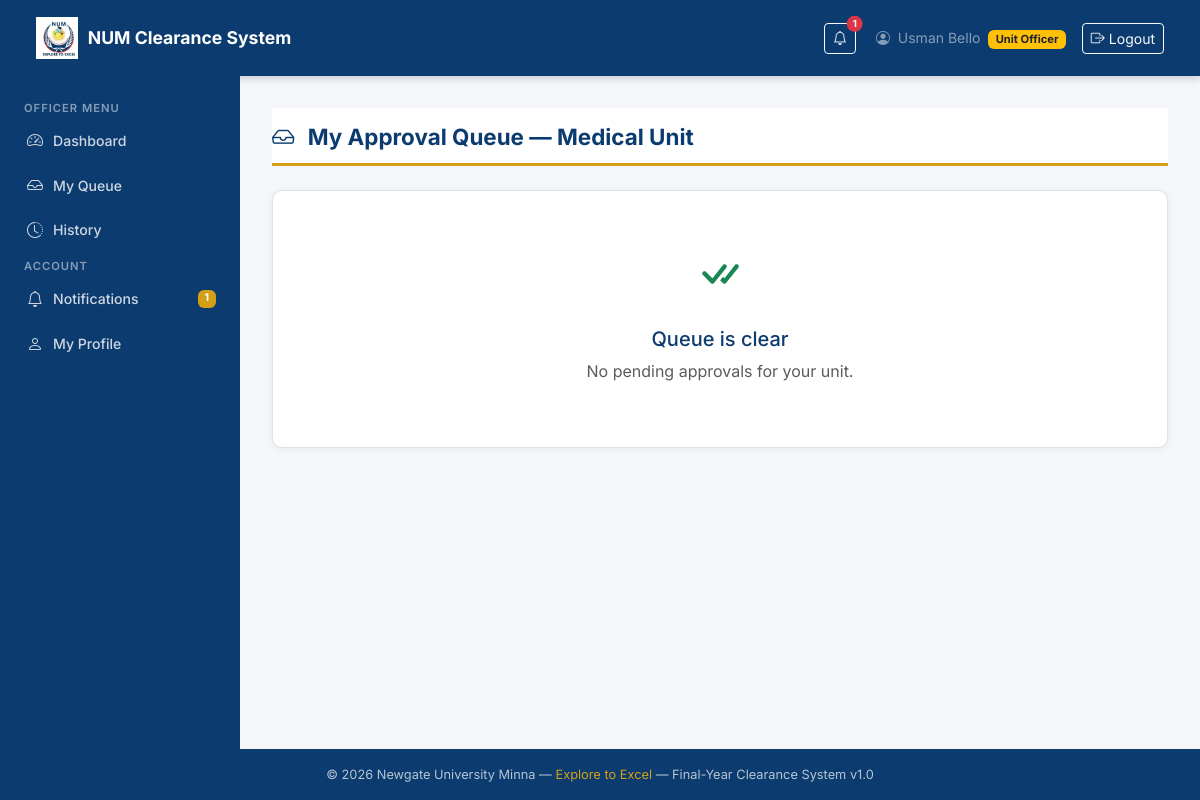
The page /clearance/officer/queue/ (signed in) on the database as committed earlier.
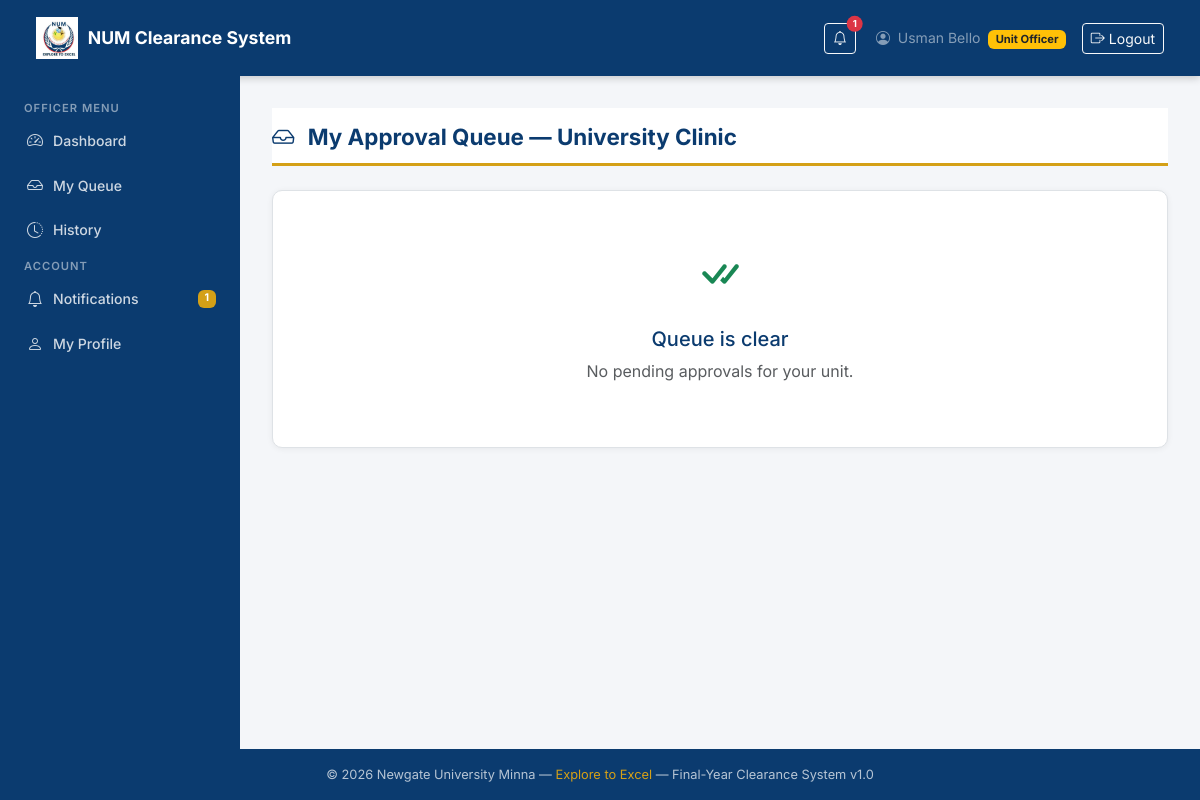
The same page on the database as committed later.
### clearance/models.py (models this page shows, shortened)
class Unit(models.Model):
    name        = models.CharField(max_length=100)
    order       = models.PositiveIntegerField(unique=True)  # defines the approval sequence
    officer     = models.ForeignKey(
                    settings.AUTH_USER_MODEL,
                    on_delete=models.SET_NULL,
                    null=True, blank=True,
                    related_name='assigned_unit',
                    limit_choices_to={'role': 'unit_officer'}
                  )
    is_active   = models.BooleanField(default=True)
    created_at  = models.DateTimeField(auto_now_add=True)
    class Meta:
        ordering = ['order']

### clearance/views.py (the view)
@login_required
@role_required('unit_officer')
def officer_queue(request):
    try:
        unit = Unit.objects.get(officer=request.user, is_active=True)
        approvals = Approval.objects.filter(
            unit=unit,
            status='pending',
            request__bursary_confirmed=True
        ).select_related('request__student').order_by(
            'request__submitted_at'
        )
    except Unit.DoesNotExist:
        unit = None
        approvals = Approval.objects.none()
    hod_approvals = Approval.objects.filter(
        officer=request.user,
        status='pending',
        request__bursary_confirmed=True,
        unit__name='Head of Department'
    ).select_related('request__student')
    if unit and unit.name == 'Head of Department':
        all_approvals = hod_approvals
    elif hod_approvals.exists():
        all_approvals = hod_approvals
    else:
        all_approvals = approvals
    return render(request, 'clearance/officer_queue.html', {
        'unit':      unit,
        'approvals': all_approvals,
    })

### accounts/models.py (called while the page is built)
    @property
    def is_student(self):
        return self.role == 'student'

    @property
    def is_bursary(self):
        return self.role == 'bursary'

    @property
    def is_unit_officer(self):
        return self.role == 'unit_officer'

### clearance/templatetags/clearance_tags.py (called while the page is built)
@register.simple_tag
def unread_count(user):
    if not user or not user.is_authenticated:
        return 0
    return Notification.objects.filter(
        user=user,
        is_read=False
    ).count()

### clearance/views.py (called while the page is built)
def role_required(*roles):
    from functools import wraps
    def decorator(view_func):
        @wraps(view_func)
        def _wrapped(request, *args, **kwargs):
            if not request.user.is_authenticated:
                return redirect('login')
            if request.user.role not in roles:
                messages.error(request, 'Access denied.')
                return redirect('dashboard')
            return view_func(request, *args, **kwargs)
        return _wrapped
    return decorator

### templates/clearance/officer_queue.html (shortened to what this page needs)
{% extends 'base.html' %}
{% block content %}
<div class="page-header">
  <h1><i class="bi bi-inbox me-2"></i>
    My Approval Queue
    {% if unit %} — {{ unit.name }}{% endif %}
  </h1>
</div>
{% if approvals %}
  <div class="num-card">
    <div class="card-title">
      <i class="bi bi-people me-2"></i>
      Students Awaiting Your Approval
      <span class="badge ms-2"
            style="background:var(--num-gold); color:white;">
        {{ approvals|length }}
      </span>
    </div>
    <div class="table-responsive">
      <table class="table num-table">
        <thead>
          <tr>
            <th>Student Name</th>
            <th>Matric No.</th>
            <th>Department</th>
            <th>Session</th>
            <th>Submitted</th>
            <th>Action</th>
          </tr>
        </thead>
        <tbody>
          {% for approval in approvals %}
            <tr>
              <td>
                <strong>
                  {{ approval.request.student.get_full_name }}
                </strong>
              </td>
              <td>{{ approval.request.student.matric_number }}</td>
              <td>{{ approval.request.student.department }}</td>
              <td>{{ approval.request.session_year }}</td>
              <td>
                {{ approval.request.submitted_at|date:"d M Y" }}
              </td>
              <td>
                <a href="{% url 'clearance:officer_action' approval.pk %}"
                   class="btn btn-num btn-sm">
                  <i class="bi bi-eye me-1"></i>Review
                </a>
              </td>
            </tr>
          {% endfor %}
        </tbody>
      </table>
    </div>
  </div>
{% else %}
  <div class="num-card text-center py-5">
    <i class="bi bi-check-all"
       style="font-size:3rem; color:var(--num-green);"></i>
    <h5 class="mt-3" style="color:var(--num-navy);">
      Queue is clear
    </h5>
    <p class="text-muted">No pending approvals for your unit.</p>
  </div>
{% endif %}
{% endblock %}

Rows that differ between the two databases and show on the page:
removed Unit: name "Medical Unit"
added Unit: name "University Clinic"
